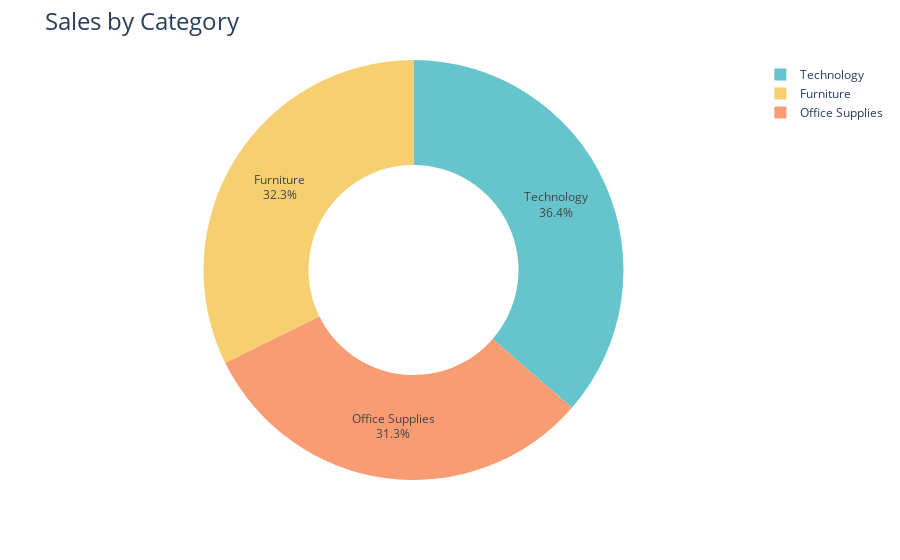

Notebook cell for this chart:
### Code cell
fig=px.pie(sales_by_category,
          values='Sales',
           names='Category',
          hole=0.5,
          color_discrete_sequence=px.colors.qualitative.Pastel)

fig.update_traces(textposition='inside', textinfo='percent+label')
fig.update_layout(title_text='Sales by Category', title_font=dict(size=24))
fig.show()

### Figure 1 — Plotly figure (JSON) as saved in the notebook; plotly's stock layout.template omitted (floating-point values rounded to 4 significant figures)
{"data": [{"domain": {"x": [0, 1], "y": [0, 1]}, "hole": 0.5, "hovertemplate": "Category=%{label}<br>Sales=%{value}<extra></extra>", "labels": ["Furniture", "Office Supplies", "Technology"], "legendgroup": "", "name": "", "showlegend": true, "textinfo": "percent+label", "textposition": "inside", "type": "pie", "values": [742000.0, 719000.0, 836200.0]}], "layout": {"autosize": true, "legend": {"tracegroupgap": 0}, "margin": {"t": 60}, "piecolorway": ["rgb(102, 197, 204)", "rgb(246, 207, 113)", "rgb(248, 156, 116)", "rgb(220, 176, 242)", "rgb(135, 197, 95)", "rgb(158, 185, 243)", "rgb(254, 136, 177)", "rgb(201, 219, 116)", "rgb(139, 224, 164)", "rgb(180, 151, 231)", "rgb(179, 179, 179)"], "title": {"font": {"size": 24}, "text": "Sales by Category"}}}
